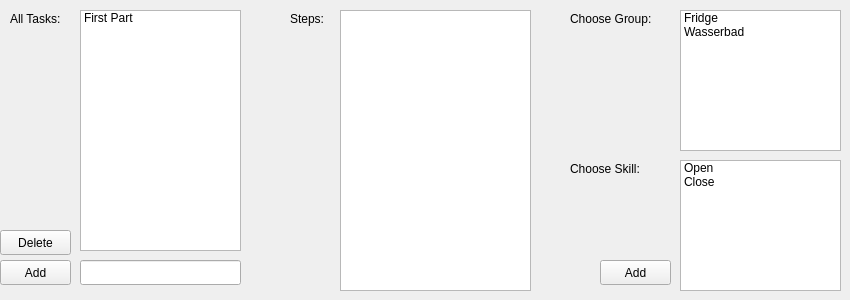
      <widget class="QWidget" name="tab_9">
       <attribute name="title">
        <string>Task</string>
       </attribute>
       <widget class="QListWidget" name="listWidget_17">
        <property name="geometry">
         <rect>
          <x>80</x>
          <y>10</y>
          <width>161</width>
          <height>241</height>
         </rect>
        </property>
        <item>
         <property name="text">
          <string>First Part</string>
         </property>
        </item>
       </widget>
       <widget class="QListWidget" name="listWidget_16">
        <property name="geometry">
         <rect>
          <x>680</x>
          <y>10</y>
          <width>161</width>
          <height>141</height>
         </rect>
        </property>
        <item>
         <property name="text">
          <string>Fridge</string>
         </property>
        </item>
        <item>
         <property name="text">
          <string>Wasserbad</string>
         </property>
        </item>
       </widget>
       <widget class="QPushButton" name="pushButton_36">
        <property name="geometry">
         <rect>
          <x>600</x>
          <y>260</y>
          <width>71</width>
          <height>25</height>
         </rect>
        </property>
        <property name="text">
         <string>Add</string>
        </property>
       </widget>
       <widget class="QLabel" name="label_42">
        <property name="geometry">
         <rect>
          <x>570</x>
          <y>160</y>
          <width>91</width>
          <height>17</height>
         </rect>
        </property>
        <property name="text">
         <string>Choose Skill:</string>
        </property>
       </widget>
       <widget class="QListWidget" name="listWidget_15">
        <property name="geometry">
         <rect>
          <x>680</x>
          <y>160</y>
          <width>161</width>
          <height>131</height>
         </rect>
        </property>
        <item>
         <property name="text">
          <string>Open</string>
         </property>
        </item>
        <item>
         <property name="text">
          <string>Close</string>
         </property>
        </item>
       </widget>
       <widget class="QListWidget" name="listWidget_18">
        <property name="geometry">
         <rect>
          <x>340</x>
          <y>10</y>
          <width>191</width>
          <height>281</height>
         </rect>
        </property>
       </widget>
       <widget class="QLabel" name="label_44">
        <property name="geometry">
         <rect>
          <x>10</x>
          <y>10</y>
          <width>111</width>
          <height>17</height>
         </rect>
        </property>
        <property name="text">
         <string>All Tasks:</string>
        </property>
       </widget>
       <widget class="QLabel" name="label_46">
        <property name="geometry">
         <rect>
          <x>290</x>
          <y>10</y>
          <width>51</width>
          <height>17</height>
         </rect>
        </property>
        <property name="text">
         <string>Steps:</string>
        </property>
       </widget>
       <widget class="QLabel" name="label_43">
        <property name="geometry">
         <rect>
          <x>570</x>
          <y>10</y>
          <width>111</width>
          <height>17</height>
         </rect>
        </property>
        <property name="text">
         <string>Choose Group:</string>
        </property>
       </widget>
       <widget class="QPushButton" name="pushButton_26">
        <property name="geometry">
         <rect>
          <x>0</x>
          <y>230</y>
          <width>71</width>
          <height>25</height>
         </rect>
        </property>
        <property name="text">
         <string>Delete</string>
        </property>
       </widget>
       <widget class="QPushButton" name="pushButton_27">
        <property name="geometry">
         <rect>
          <x>0</x>
          <y>260</y>
          <width>71</width>
          <height>25</height>
         </rect>
        </property>
        <property name="text">
         <string>Add</string>
        </property>
       </widget>
       <widget class="QLineEdit" name="lineEdit_14">
        <property name="geometry">
         <rect>
          <x>80</x>
          <y>260</y>
          <width>161</width>
          <height>25</height>
         </rect>
        </property>
        <property name="text">
         <string/>
        </property>
       </widget>
      </widget>
